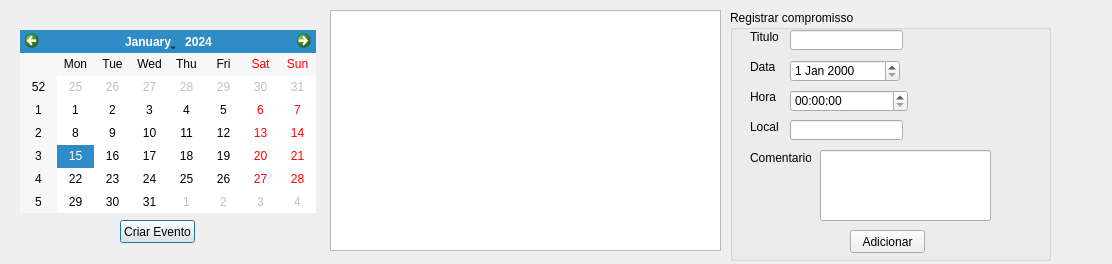
<?xml version="1.0" encoding="UTF-8"?>
<ui version="4.0">
 <class>calendarioCompromissos</class>
 <widget class="QDialog" name="calendarioCompromissos">
  <property name="geometry">
   <rect>
    <x>0</x>
    <y>0</y>
    <width>1112</width>
    <height>264</height>
   </rect>
  </property>
  <property name="windowTitle">
   <string>Dialog</string>
  </property>
  <widget class="QCalendarWidget" name="calendar">
   <property name="geometry">
    <rect>
     <x>20</x>
     <y>30</y>
     <width>296</width>
     <height>183</height>
    </rect>
   </property>
  </widget>
  <widget class="QPushButton" name="pushButton_2">
   <property name="geometry">
    <rect>
     <x>120</x>
     <y>220</y>
     <width>75</width>
     <height>23</height>
    </rect>
   </property>
   <property name="text">
    <string>Criar Evento</string>
   </property>
  </widget>
  <widget class="QGroupBox" name="groupBox">
   <property name="enabled">
    <bool>true</bool>
   </property>
   <property name="geometry">
    <rect>
     <x>730</x>
     <y>10</y>
     <width>321</width>
     <height>251</height>
    </rect>
   </property>
   <property name="title">
    <string>Registrar compromisso</string>
   </property>
   <widget class="QLineEdit" name="lineEdit_2">
    <property name="geometry">
     <rect>
      <x>60</x>
      <y>110</y>
      <width>113</width>
      <height>20</height>
     </rect>
    </property>
   </widget>
   <widget class="QDateEdit" name="dateEdit">
    <property name="geometry">
     <rect>
      <x>60</x>
      <y>50</y>
      <width>110</width>
      <height>22</height>
     </rect>
    </property>
   </widget>
   <widget class="QLineEdit" name="lineEdit_3">
    <property name="enabled">
     <bool>true</bool>
    </property>
    <property name="geometry">
     <rect>
      <x>90</x>
      <y>140</y>
      <width>171</width>
      <height>71</height>
     </rect>
    </property>
   </widget>
   <widget class="QLabel" name="label_6">
    <property name="geometry">
     <rect>
      <x>20</x>
      <y>80</y>
      <width>47</width>
      <height>13</height>
     </rect>
    </property>
    <property name="text">
     <string>Hora</string>
    </property>
   </widget>
   <widget class="QLabel" name="label_2">
    <property name="geometry">
     <rect>
      <x>20</x>
      <y>20</y>
      <width>47</width>
      <height>13</height>
     </rect>
    </property>
    <property name="text">
     <string>Titulo</string>
    </property>
   </widget>
   <widget class="QPushButton" name="pushButton_3">
    <property name="geometry">
     <rect>
      <x>120</x>
      <y>220</y>
      <width>75</width>
      <height>23</height>
     </rect>
    </property>
    <property name="text">
     <string>Adicionar</string>
    </property>
   </widget>
   <widget class="QLabel" name="label_4">
    <property name="geometry">
     <rect>
      <x>20</x>
      <y>110</y>
      <width>47</width>
      <height>13</height>
     </rect>
    </property>
    <property name="text">
     <string>Local</string>
    </property>
   </widget>
   <widget class="QLineEdit" name="lineEdit">
    <property name="geometry">
     <rect>
      <x>60</x>
      <y>20</y>
      <width>113</width>
      <height>20</height>
     </rect>
    </property>
   </widget>
   <widget class="QLabel" name="label_5">
    <property name="geometry">
     <rect>
      <x>20</x>
      <y>140</y>
      <width>61</width>
      <height>16</height>
     </rect>
    </property>
    <property name="text">
     <string>Comentarios</string>
    </property>
   </widget>
   <widget class="QTimeEdit" name="timeEdit">
    <property name="geometry">
     <rect>
      <x>60</x>
      <y>80</y>
      <width>118</width>
      <height>22</height>
     </rect>
    </property>
   </widget>
   <widget class="QLabel" name="label_3">
    <property name="geometry">
     <rect>
      <x>20</x>
      <y>50</y>
      <width>47</width>
      <height>13</height>
     </rect>
    </property>
    <property name="text">
     <string>Data</string>
    </property>
   </widget>
  </widget>
  <widget class="QListWidget" name="listWidget">
   <property name="geometry">
    <rect>
     <x>330</x>
     <y>10</y>
     <width>391</width>
     <height>241</height>
    </rect>
   </property>
  </widget>
  <zorder>listWidget</zorder>
  <zorder>calendar</zorder>
  <zorder>pushButton_2</zorder>
  <zorder>groupBox</zorder>
 </widget>
 <resources/>
 <connections/>
</ui>
